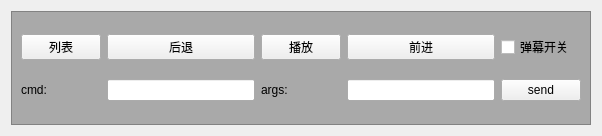
<?xml version="1.0" encoding="UTF-8"?>
<ui version="4.0">
 <class>Controller</class>
 <widget class="QWidget" name="Controller">
  <property name="geometry">
   <rect>
    <x>0</x>
    <y>0</y>
    <width>602</width>
    <height>136</height>
   </rect>
  </property>
  <property name="windowTitle">
   <string>Form</string>
  </property>
  <layout class="QHBoxLayout" name="horizontalLayout">
   <item>
    <widget class="QFrame" name="frame">
     <property name="styleSheet">
      <string notr="true">#frame{
	background-color: rgb(169, 169, 169);
}</string>
     </property>
     <property name="frameShape">
      <enum>QFrame::StyledPanel</enum>
     </property>
     <property name="frameShadow">
      <enum>QFrame::Raised</enum>
     </property>
     <layout class="QHBoxLayout" name="horizontalLayout_2">
      <item>
       <layout class="QGridLayout" name="gridLayout">
        <item row="0" column="0">
         <widget class="QPushButton" name="pushButton_playlist">
          <property name="text">
           <string>列表</string>
          </property>
         </widget>
        </item>
        <item row="0" column="2">
         <widget class="QPushButton" name="pushButton_play">
          <property name="text">
           <string>播放</string>
          </property>
         </widget>
        </item>
        <item row="2" column="2">
         <widget class="QLabel" name="label_2">
          <property name="text">
           <string>args:</string>
          </property>
         </widget>
        </item>
        <item row="2" column="1">
         <widget class="QLineEdit" name="lineEdit_cmd"/>
        </item>
        <item row="0" column="1">
         <widget class="QPushButton" name="pushButton_back">
          <property name="text">
           <string>后退</string>
          </property>
         </widget>
        </item>
        <item row="2" column="0">
         <widget class="QLabel" name="label">
          <property name="text">
           <string>cmd:</string>
          </property>
         </widget>
        </item>
        <item row="0" column="3">
         <widget class="QPushButton" name="pushButton_forward">
          <property name="text">
           <string>前进</string>
          </property>
         </widget>
        </item>
        <item row="2" column="3">
         <widget class="QLineEdit" name="lineEdit_args"/>
        </item>
        <item row="2" column="4">
         <widget class="QPushButton" name="pushButton_send">
          <property name="font">
           <font>
            <family>.AppleSystemUIFont</family>
           </font>
          </property>
          <property name="text">
           <string>send</string>
          </property>
         </widget>
        </item>
        <item row="0" column="4">
         <widget class="QCheckBox" name="checkBox">
          <property name="text">
           <string>弹幕开关</string>
          </property>
         </widget>
        </item>
       </layout>
      </item>
     </layout>
    </widget>
   </item>
  </layout>
 </widget>
 <resources/>
 <connections/>
</ui>
